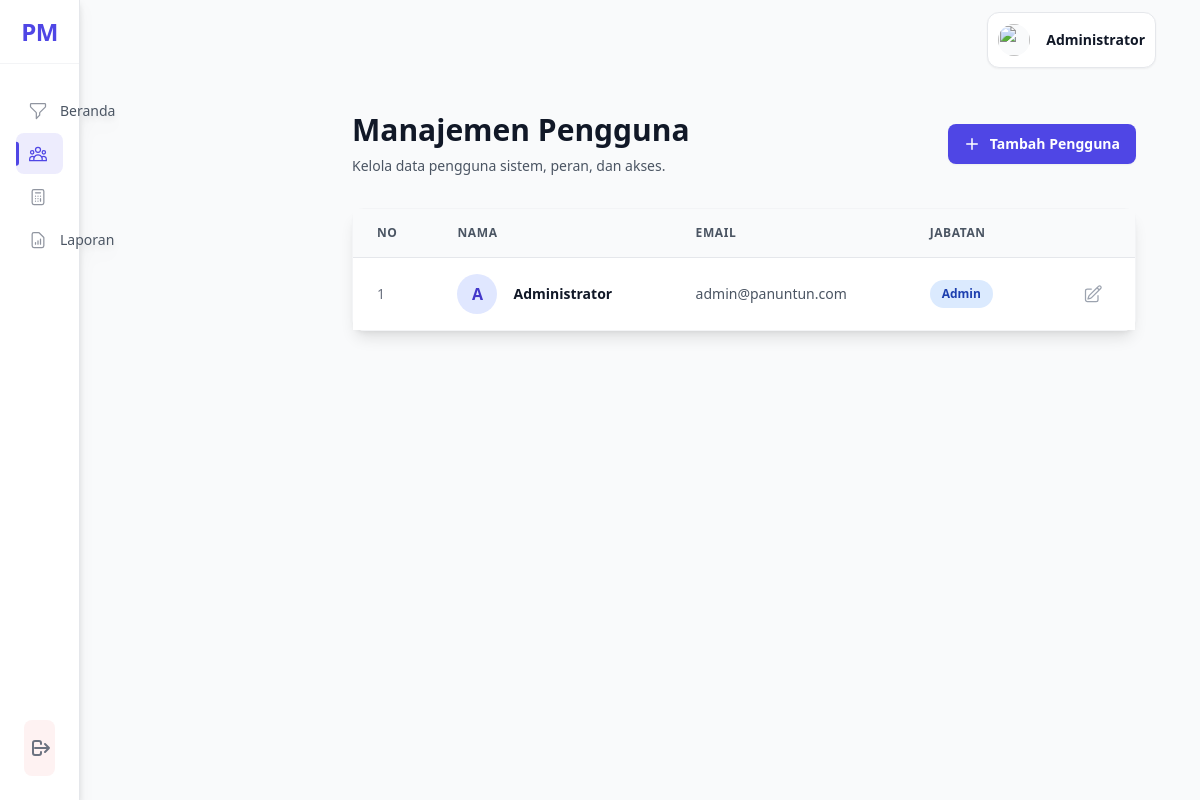
Before: /pages/users.php (signed in) with the older database file.
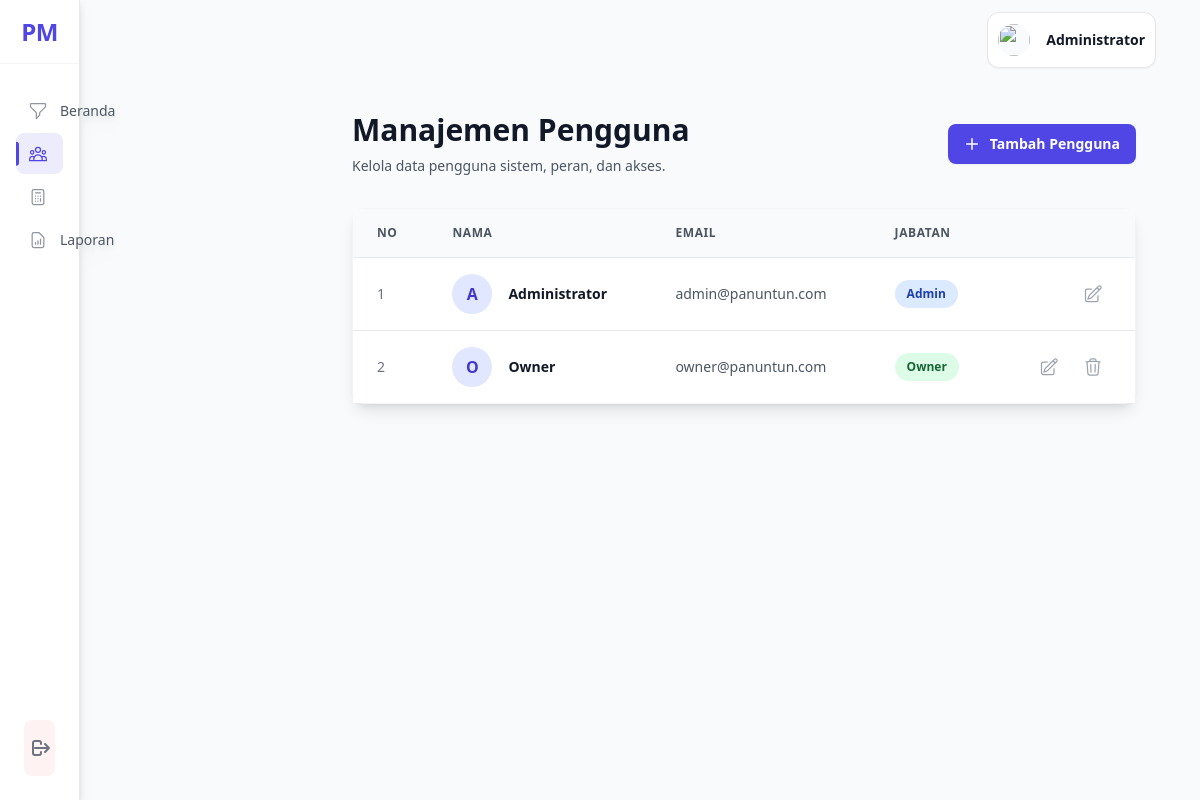
After: the same page with the newer database file.
### tables this page shows
CREATE TABLE IF NOT EXISTS pengguna (
    id_pengguna INT PRIMARY KEY AUTO_INCREMENT,
    nama VARCHAR(30) NOT NULL,
    jabatan VARCHAR(30) NOT NULL CHECK (jabatan IN ('Admin', 'Owner')),
    email VARCHAR(30) UNIQUE NOT NULL,
    password VARCHAR(255) NOT NULL,
    created_at TIMESTAMP DEFAULT CURRENT_TIMESTAMP,
    updated_at TIMESTAMP DEFAULT CURRENT_TIMESTAMP
);

### includes/functions.php (called while the page is built, shortened)
<?php
class Database
{
    private $host = DB_HOST;
    private $db_name = DB_NAME;
    private $username = DB_USER;
    private $password = DB_PASS;
    public function getConnection()
    {
        $this->conn = null;
        try {
            if ($this->host === 'localhost' || $this->host === '127.0.0.1') {
                $dsn = "mysql:unix_socket=/Applications/XAMPP/xamppfiles/var/mysql/mysql.sock;dbname=" . $this->db_name;
            } else {
                $dsn = "mysql:host=" . $this->host . ";dbname=" . $this->db_name;
            }
            $this->conn = new PDO($dsn, $this->username, $this->password);
            $this->conn->exec("set names utf8");
            $this->conn->setAttribute(PDO::ATTR_ERRMODE, PDO::ERRMODE_EXCEPTION);
        } catch (PDOException $exception) {
            echo "Connection error: " . $exception->getMessage();
        }
        return $this->conn;
    }
}
function isLoggedIn()
{
    return isset($_SESSION['user_id']) && !empty($_SESSION['user_id']);
}
function getCurrentUser()
{
    $database = new Database();
    $db = $database->getConnection();
    $query = "SELECT id_pengguna, nama, jabatan, email FROM pengguna WHERE id_pengguna = :id";
    $stmt = $db->prepare($query);
    $stmt->bindParam(':id', $_SESSION['user_id']);
    $stmt->execute();
    return $stmt->fetch(PDO::FETCH_ASSOC);
}
function requireAdmin()
{
    $user = getCurrentUser();
}

### pages/users.php (the view, shortened to what the rows shown need)
<?php
require_once '../includes/functions.php';
requireAdmin();
$database = new Database();
$db = $database->getConnection();
$pageTitle = "Manajemen Pengguna";
$stmt = $db->query("SELECT id_pengguna, nama, jabatan, email FROM pengguna ORDER BY nama ASC");
$users = $stmt->fetchAll(PDO::FETCH_ASSOC);
?>
<?php include '../components/header.php'; ?>
<div x-data="userPage()">
    <main class="max-w-7xl mx-auto py-8 sm:px-6 lg:px-8">
        <div class="flex justify-between items-center mb-8 px-4 sm:px-0">
            <div>
                <h1 class="text-3xl font-bold text-gray-900"><?= $pageTitle ?></h1>
            </div>
        </div>
        <div class="bg-white shadow-lg rounded-xl border border-gray-100">
            <div class="overflow-x-auto">
                <table class="min-w-full">
                    <thead>
                        <tr class="border-b border-gray-200 bg-gray-50">
                            <th scope="col" class="px-6 py-4 text-left text-xs font-semibold text-gray-600 uppercase tracking-wider">No</th>
                            <th scope="col" class="px-6 py-4 text-left text-xs font-semibold text-gray-600 uppercase tracking-wider">Nama</th>
                            <th scope="col" class="px-6 py-4 text-left text-xs font-semibold text-gray-600 uppercase tracking-wider">Email</th>
                            <th scope="col" class="px-6 py-4 text-left text-xs font-semibold text-gray-600 uppercase tracking-wider">Jabatan</th>
                            <th scope="col" class="relative px-6 py-4"><span class="sr-only">Aksi</span></th>
                        </tr>
                    </thead>
                    <tbody class="bg-white divide-y divide-gray-200">
                        <?php if (empty($users)) : ?>
                            <tr>
                                <td colspan="5" class="px-6 py-16 text-center text-sm text-gray-500">
                                    <div class="flex flex-col items-center">
                                        <svg class="h-12 w-12 text-gray-400 mb-3" fill="none" viewBox="0 0 24 24" stroke="currentColor">
                                            <path stroke-linecap="round" stroke-linejoin="round" stroke-width="2" d="M12 4.354a4 4 0 110 5.292M15 21H3v-1a6 6 0 0112 0v1zm0 0h6v-1a6 6 0 00-9-5.197M13 7a4 4 0 11-8 0 4 4 0 018 0z"/>
                                        </svg>
                                        <h3 class="text-lg font-semibold">Pengguna tidak ditemukan</h3>
                                        <p>Silakan tambahkan pengguna baru untuk memulai.</p>
                                    </div>
                                </td>
                            </tr>
                        <?php else : ?>
                            <?php foreach ($users as $index => $user) : ?>
                                <tr class="hover:bg-gray-50/50 transition-colors duration-200">
                                    <td class="px-6 py-4 whitespace-nowrap text-sm text-gray-500"><?= $index + 1 ?></td>
                                    <td class="px-6 py-4 whitespace-nowrap">
                                        <div class="flex items-center">
                                            <div class="h-10 w-10 flex-shrink-0">
                                                <div class="h-10 w-10 rounded-full bg-indigo-100 flex items-center justify-center">
                                                    <span class="text-base font-semibold text-indigo-700"><?= strtoupper(substr($user['nama'], 0, 1)) ?></span>
                                                </div>
                                            </div>
                                            <div class="ml-4">
                                                <div class="text-sm font-semibold text-gray-900"><?= htmlspecialchars($user['nama']) ?></div>
                                            </div>
                                        </div>
                                    </td>
                                    <td class="px-6 py-4 whitespace-nowrap text-sm text-gray-600"><?= htmlspecialchars($user['email']) ?></td>
                                    <td class="px-6 py-4 whitespace-nowrap">
                                        <span class="px-3 py-1 inline-flex text-xs leading-5 font-bold rounded-full <?= $user['jabatan'] === 'Admin' ? 'bg-blue-100 text-blue-800' : 'bg-green-100 text-green-800' ?>">
                                            <?= htmlspecialchars($user['jabatan']) ?>
                                        </span>
                                    </td>
                                    <td class="px-6 py-4 whitespace-nowrap text-right text-sm font-medium">
                                        <div class="flex justify-end items-center space-x-2">
                                            <button @click="openEditModal(<?= htmlspecialchars(json_encode($user)) ?>)"
                                                    class="inline-flex items-center p-2 rounded-full text-gray-400 hover:bg-gray-200 hover:text-gray-700 transition-colors duration-200"
                                                    title="Edit Pengguna">
                                            </button>
                                            <?php if ($user['id_pengguna'] != $_SESSION['user_id']) : ?>
                                                <a href="users.php?delete=<?= $user['id_pengguna'] ?>"
                                                   onclick="return confirm('Apakah Anda yakin ingin menghapus pengguna ini?')"
                                                   class="inline-flex items-center p-2 rounded-full text-gray-400 hover:bg-red-100 hover:text-red-600 transition-colors duration-200"
                                                   title="Hapus Pengguna">
                                                </a>
                                            <?php endif; ?>
                                        </div>
                                    </td>
                                </tr>
                            <?php endforeach; ?>
                        <?php endif; ?>
                    </tbody>
                </table>
            </div>
        </div>
    </main>
</div>
<?php include '../components/footer.php'; ?>

### components/header.php (shortened to what the rows shown need)
<!DOCTYPE html>
<html lang="id" class="h-full bg-gray-50">
<head>
    <script src="https://cdn.tailwindcss.com"></script>
    <link rel="stylesheet" href="<?php echo BASE_URL; ?>/assets/css/custom.css">
    <link rel="stylesheet" href="<?php echo BASE_URL; ?>/assets/css/style.css">
    <link rel="stylesheet" href="<?php echo BASE_URL; ?>/assets/css/header.css">
    <link rel="stylesheet" href="<?php echo BASE_URL; ?>/assets/css/navigation.css">
</head>
<body class="h-full">
    <div x-data="{ sidebarOpen: false }" class="min-h-full">
        <?php if (isLoggedIn()): ?>
                                <?php include __DIR__ . '/navigation.php'; ?>
            <aside class="hidden lg:fixed lg:inset-y-0 lg:z-50 lg:flex lg:w-20 xl:w-64 lg:flex-col bg-white border-r border-gray-200 drop-shadow-lg">
                <div class="flex flex-col h-full">
                    <div class="flex items-center justify-center h-16 border-b border-gray-100">
                        <span class="text-2xl font-extrabold text-indigo-600 tracking-tight xl:hidden block">PM</span>
                    </div>
                    <nav class="flex-1 flex flex-col py-4 px-2 xl:px-4 gap-y-2">
                        <?php include __DIR__ . '/navigation.php'; ?>
                    </nav>
                    <div class="mt-auto p-2 m-6 rounded-lg flex flex-col items-center xl:items-center bg-red-50">
                        <a href="<?php echo BASE_URL; ?>/auth/logout.php" class="flex items-center text-center justify-center gap-1 px-3 py-2 rounded-lg text-gray-500  hover:text-red-600 transition w-12 xl:w-32">
                            <svg class="h-6 w-6 mx-auto" fill="none" stroke="currentColor" stroke-width="2" viewBox="0 0 24 24">
                                <path stroke-linecap="round" stroke-linejoin="round" d="M17 16l4-4m0 0l-4-4m4 4H7m6 4v1a2 2 0 01-2 2H7a2 2 0 01-2-2V7a2 2 0 012-2h4a2 2 0 012 2v1" />
                            </svg>
                        </a>
                    </div>
                </div>
            </aside>
            <div class="lg:pl-72">
                <div class="sticky top-0 z-40 flex h-20 shrink-0 items-center gap-x-4 px-4 sm:gap-x-6 sm:px-6 lg:px-8">
                    <div class="flex flex-1 gap-x-4 self-stretch lg:gap-x-6">
                        <div class="relative flex flex-1">
                        </div>
                        <div class="flex items-center gap-x-2 lg:gap-x-4 bg-white border border-gray-200 rounded-xl shadow-sm p-2.5 text-gray-300 backdrop-blur-md  m-3">
                            <div class="relative" x-data="{ open: false }">
                                <button @click="open = !open" type="button" class="-m-1.5 flex items-center p-1.5">
                                    <img class="h-8 w-8 rounded-full bg-gray-50" src="https://images.unsplash.com/photo-1472099645785-5658abf4ff4e?ixlib=rb-1.2.1&ixid=eyJhcHBfaWQiOjEyMDd9&auto=format&fit=facearea&facepad=2&w=256&h=256&q=80" alt="">
                                    <span class="hidden lg:flex lg:items-center">
                                        <span class="ml-4 text-sm font-semibold leading-6 text-gray-900" aria-hidden="true"><?php echo htmlspecialchars(getCurrentUser()['nama']); ?></span>
                                    </span>
                                </button>
                            </div>
                        </div>
                    </div>
                </div>
                <main>
                    <div class="px-4 sm:px-6 lg:px-8">
                    <?php else: ?>
                        <main class="flex min-h-full flex-col justify-center py-12 sm:px-6 lg:px-8">
                            <div class="sm:mx-auto sm:w-full sm:max-w-md">
                            <?php endif; ?>

Changed rows visible on the page:
added pengguna: nama "O", nama "Owner", email "owner@panuntun.com", jabatan "Owner"
